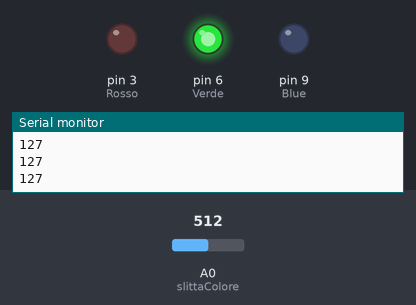
Bench run of a sketch on a simulated Arduino Uno, built with avr-gcc and run on an emulated ATmega328P. Parts: output pins drawn as LEDs (lit = HIGH), the last lines printed to the serial monitor. The test bench sets the inputs (shaded band); at power-on: A0 (slittaColore) = 512.

Above: at 1.3 s.
1.4 s: A0 (slittaColore) set to 688
3.2 s: A0 (slittaColore) set to 712
At 4.7 s:
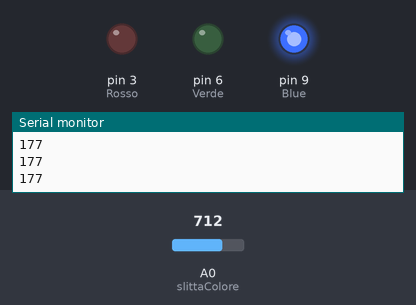
5.5 s: A0 (slittaColore) set to 165
At 6.3 s:
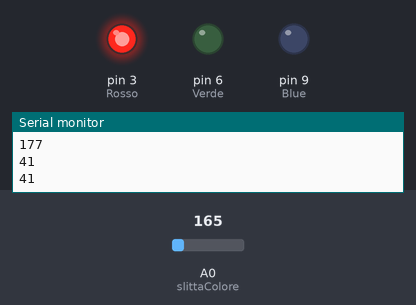
7.5 s: A0 (slittaColore) set to 86
9.2 s: A0 (slittaColore) set to 76
At 10.7 s:
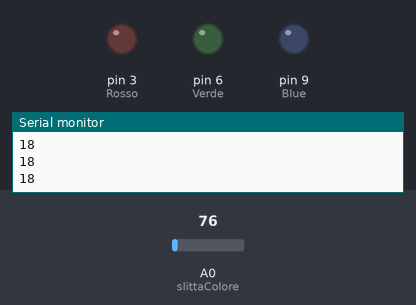
11.5 s: A0 (slittaColore) set to 122
At 13.4 s:
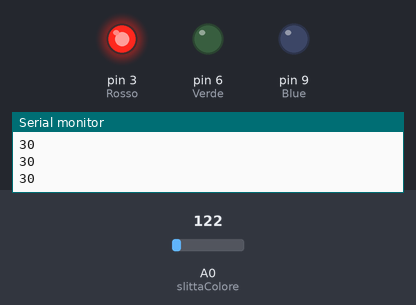
Timing chart, 0 to 14.5 s (numbered marks = the images above; inputs shaded):
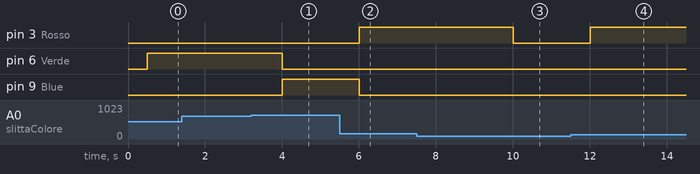

Measured:
- the behaviour switches between 702 and 703 on A0 (slittaColore) (found by bisection; images 0 and 1)
- the behaviour switches between 81 and 80 on A0 (slittaColore) (found by bisection; images 2 and 3)
- after the input at 3.2 s, pin 6 (Verde): HIGH → LOW after 0.80 s; pin 9 (Blue): LOW → HIGH after 0.80 s
- after the input at 5.5 s, pin 3 (Rosso): LOW → HIGH after 0.50 s; pin 9 (Blue): HIGH → LOW after 0.50 s
- after the input at 9.2 s, pin 3 (Rosso): HIGH → LOW after 0.81 s
- after the input at 11.5 s, pin 3 (Rosso): LOW → HIGH after 0.51 s

The sketch:

NL_lamp_rev01.ino
```cpp
/*
Progetto ler rgb Marghe e Cri

22 Giugno 2014

rev01 - Accendi led

ho ggiunto un commento
adeso ho aggiunto unaltro commnto
questo lho aggiunto dal web
 */
 int Blue = 9;
int Verde =  6;
int Rosso = 3;
int intensita =255;
const int slittaColore = A0;

int colore =0;
int colore255=0;


// the setup routine runs once when you press reset:
void setup() {

  Serial.begin(9600);

  // initialize the digital pin as an output.
  pinMode(Rosso, OUTPUT);
pinMode (Verde, OUTPUT);
pinMode (Blue, OUTPUT);
}


// the loop routine runs over and over again forever:
void loop() {

  colore=analogRead(slittaColore);
  colore255 = map(colore, 0, 1023, 0, 255);
  Serial.println(colore255);
  delay(500);


  if (colore255 < 20){
   analogWrite(Rosso, 0);
   analogWrite(Verde, 0);
   analogWrite(Blue, 0);
  }

  if (colore255 >=20 && colore255<70){
   analogWrite(Rosso, 255);
   analogWrite(Verde, 0);
   analogWrite(Blue, 0);

   }

   if (colore255 >=70 && colore255< 175 ){
   analogWrite(Rosso, 0);
   analogWrite(Verde, 255);
   analogWrite(Blue, 0);

   }


  if (colore255 >= 175){
   analogWrite(Rosso, 0);
   analogWrite(Verde, 0);
   analogWrite(Blue, 255);

   }


/*
  analogWrite(Rosso, 143);   // turn the LED on (HIGH is the voltage level)
  analogWrite(Verde, 0);
  analogWrite  ( Blue,intensita);
  delay(2000);               // wait for a second
  analogWrite(Rosso, LOW);    // turn the LED off by making the voltage LOW
  analogWrite (Verde,LOW);
  analogWrite(Blue,LOW);
 delay (500);
 */

} // chiude il void loop
```
